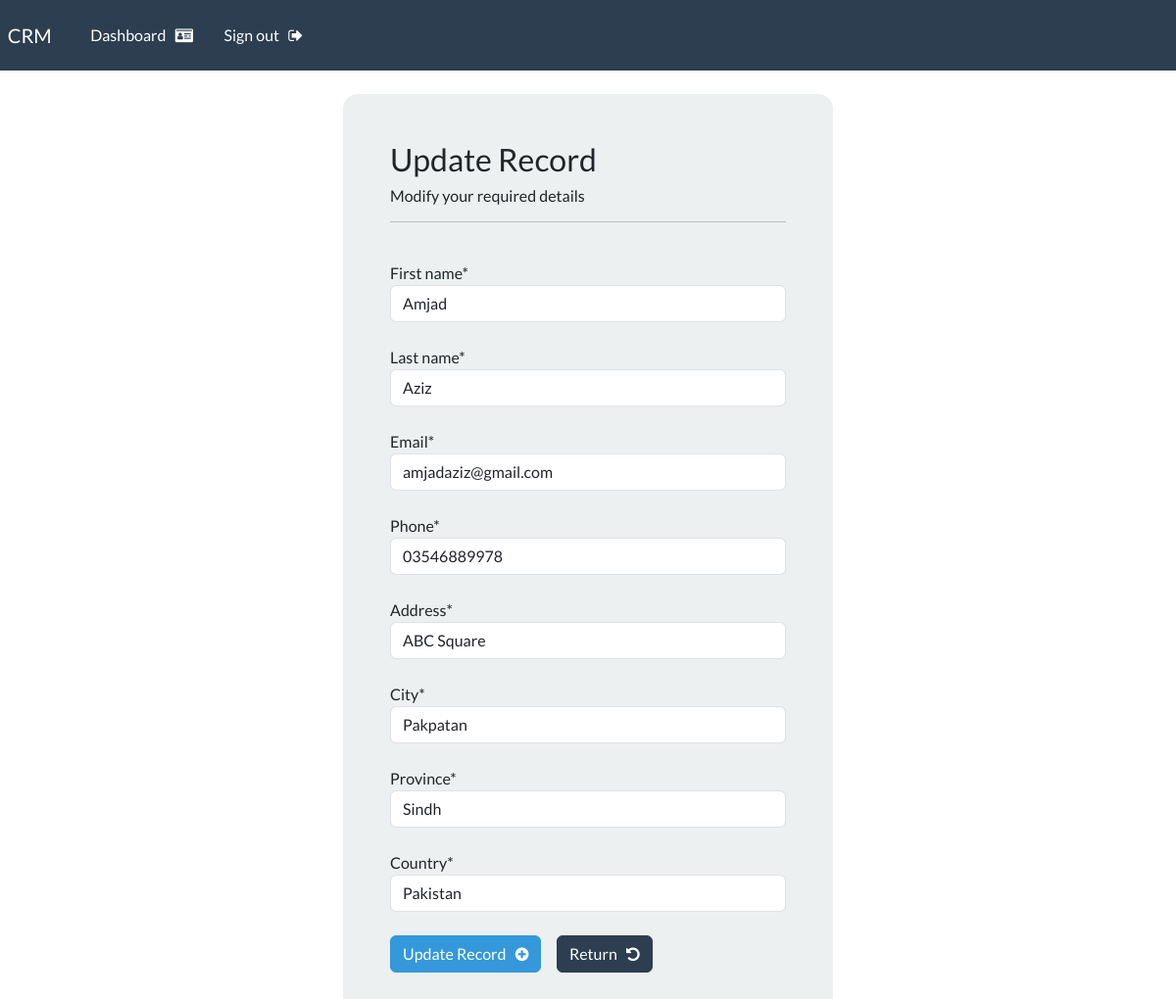
/update-record/5 (signed in), run on the app's committed database.
### webapp/models.py (models this page shows, shortened)
class Record(models.Model):
    creation_date = models.DateTimeField(auto_now_add=True)
    first_name = models.CharField(max_length=50)
    last_name = models.CharField(max_length=50)
    email = models.EmailField()
    phone = models.CharField(max_length=20)
    address = models.CharField(max_length=100)
    city = models.CharField(max_length=70)
    province = models.CharField(max_length=70)
    country = models.CharField(max_length=70)

### webapp/views.py (the view)
# urls.py: path('update-record/<int:pk>', views.update_record, name='update-record'),
@login_required(login_url='my-login')
def update_record(request, pk):
    record = Record.objects.get(id=pk)
    form = UpdateRecordForm(instance=record)
    if request.method == "POST":
        form = UpdateRecordForm(request.POST, instance=record)
        if form.is_valid():
            form.save()
            messages.success(request, 'Record Updated successfully')
            return redirect("dashboard")
    context = {'form':form, 'page':'Update Record'}
    return render(request, 'webapp/update-record.html', context=context)

### webapp/forms.py
class UpdateRecordForm(forms.ModelForm):
           class Meta:
            model = Record
            fields = ['first_name', 'last_name', 'email', 'phone', 'address', 'city', 'province', 'country']

### webapp/templates/webapp/update-record.html (shortened to what this page needs)
{% extends 'webapp/base.html' %}
{% load crispy_forms_tags %}
{% block content %}
<body>
    <div class="container bg-light shadow-md p-5 form-layout">
        <h3>Update Record</h3>
        <h6>Modify your required details</h6>
        <hr>
        <br>
        <form action="" method="post" autocomplete="off">
            {{form.first_name|as_crispy_field}}
            <br>
            {{form.last_name|as_crispy_field}}
            <br>
            {{form.email|as_crispy_field}}
            <br>
            {{form.phone|as_crispy_field}}
            <br>
            {{form.address|as_crispy_field}}
            <br>
            {{form.city|as_crispy_field}}
            <br>
            {{form.province|as_crispy_field}}
            <br>
            {{form.country|as_crispy_field}}
            <br>
            <button type="submit" class="btn btn-info">Update Record &nbsp; <i class="fa fa-plus-circle" aria-hidden="true"></i></button>
            <a href="{% url 'dashboard' %}" class="btn btn-primary">Return &nbsp; <i class="fa fa-undo" aria-hidden="true"></i></a>
        </form>
    </div>
</body>
{% endblock %}

### crm/static/css/styles.css (style rules this page uses)
.form-layout { border-radius: 15px; width: 500px; }

### data on the page
Record: first_name "Amjad", last_name "Aziz", email "amjadaziz@gmail.com", phone "03546889978", address "ABC Square", city "Pakpatan", province "Sindh", country "Pakistan"
